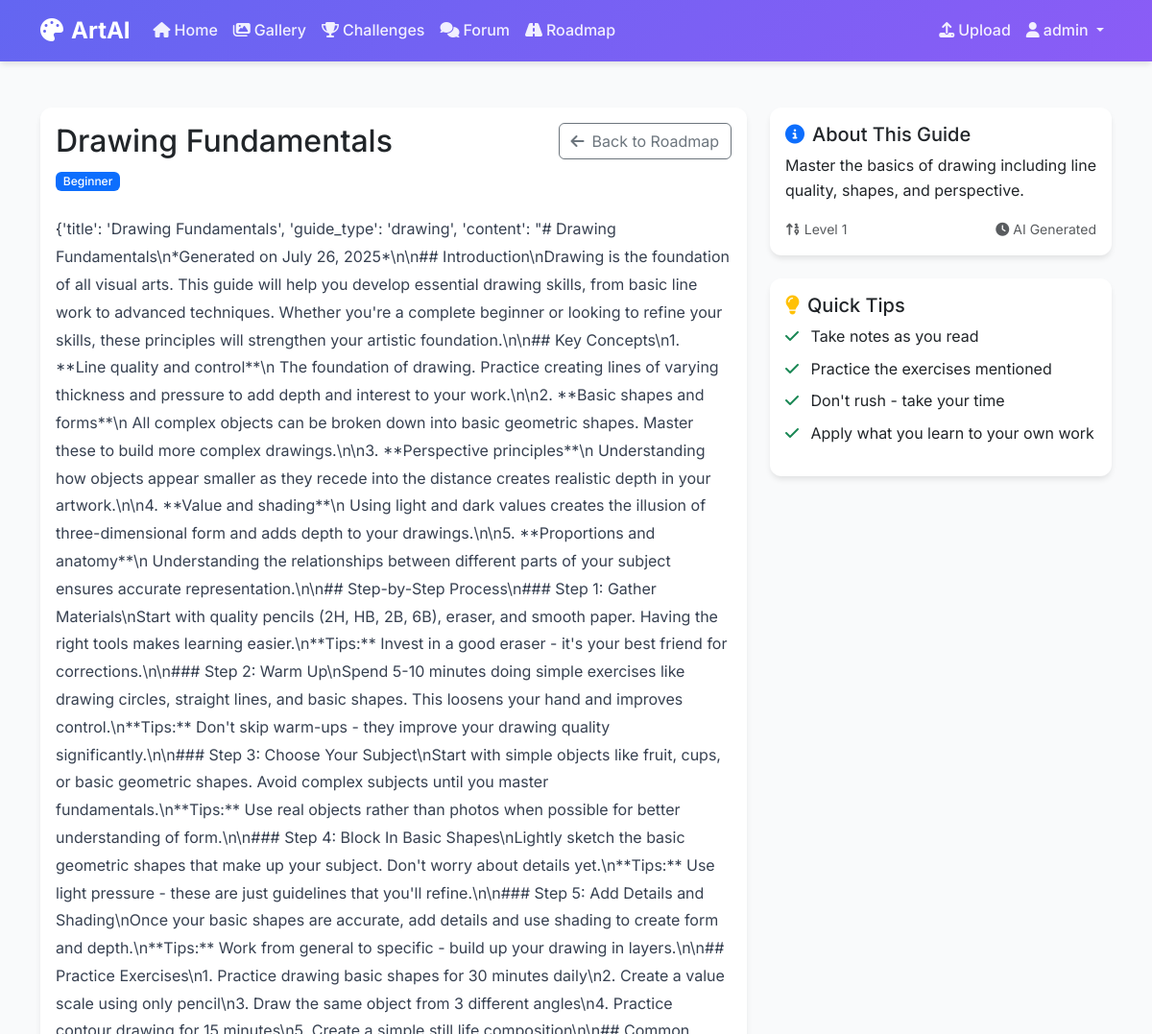
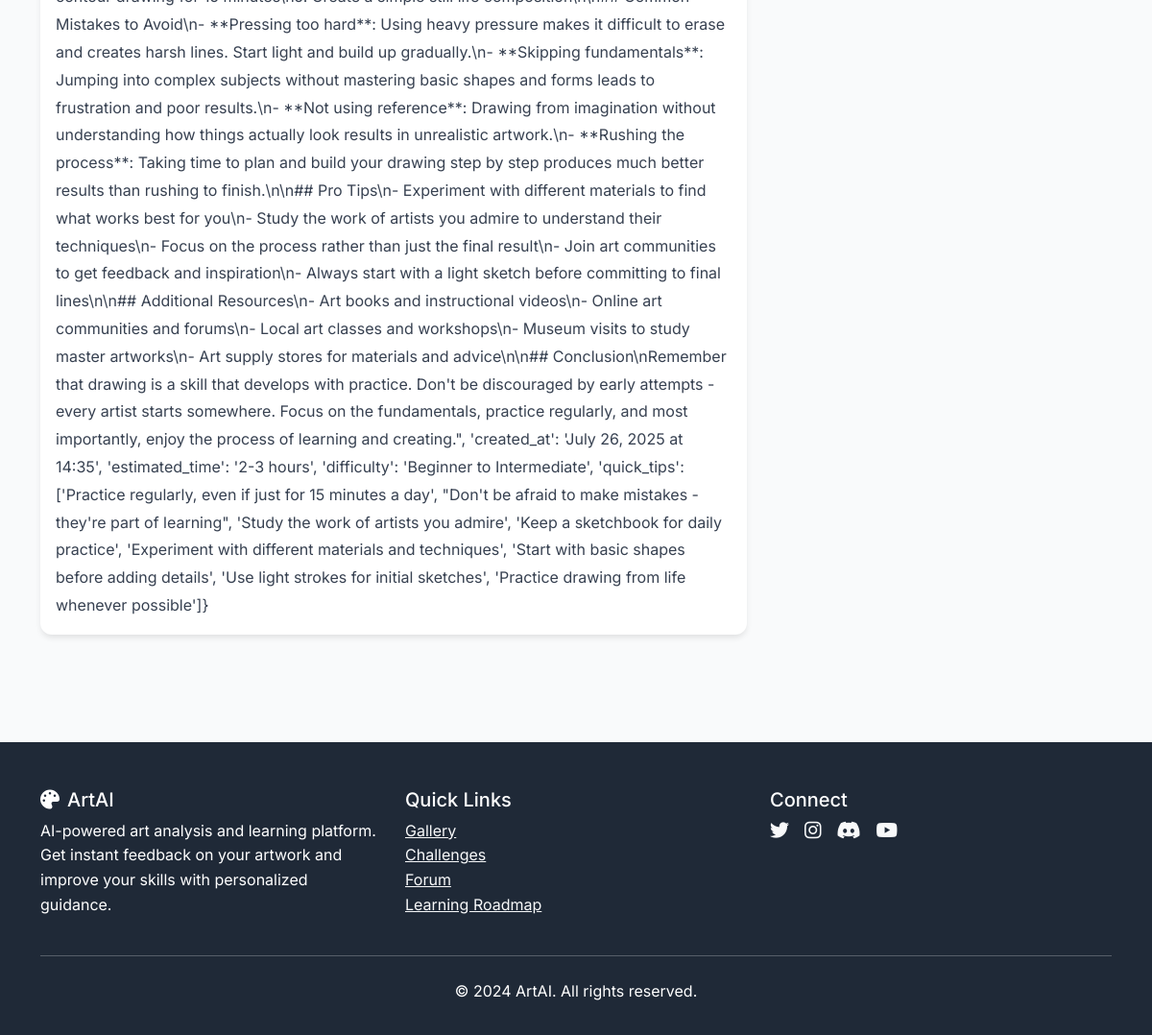
The app's page /ai_guide/1 (signed in) with its own data (2 pictures, top to bottom).
### app.py (models this page shows)
class User(UserMixin, db.Model):
    id = db.Column(db.Integer, primary_key=True)
    username = db.Column(db.String(80), unique=True, nullable=False)
    email = db.Column(db.String(120), unique=True, nullable=False)
    password_hash = db.Column(db.String(120), nullable=False)
    profile_picture = db.Column(db.String(200), default='default.jpg')
    bio = db.Column(db.Text, default='')
    join_date = db.Column(db.DateTime, default=datetime.utcnow)
    is_admin = db.Column(db.Boolean, default=False)
    level = db.Column(db.Integer, default=1)
    experience = db.Column(db.Integer, default=0)
    artworks = db.relationship('Artwork', backref='artist', lazy=True)
    forum_posts = db.relationship('ForumPost', backref='author', lazy=True)
    comments = db.relationship('Comment', backref='author', lazy=True)
    challenge_submissions = db.relationship('ChallengeSubmission', backref='user', lazy=True)

class LearningPath(db.Model):
    id = db.Column(db.Integer, primary_key=True)
    title = db.Column(db.String(100), nullable=False)
    description = db.Column(db.Text)
    difficulty = db.Column(db.String(20), default='Beginner')
    order = db.Column(db.Integer, default=0)
    is_active = db.Column(db.Boolean, default=True)

### app.py (the view)
@app.route('/ai_guide/<int:path_id>')
@login_required
def ai_guide(path_id):
    learning_path = LearningPath.query.get_or_404(path_id)
    guide_content = ai_guide_generator.generate_guide(learning_path.title, learning_path.description)
    return render_template('ai_guide.html', learning_path=learning_path, guide_content=guide_content)

### ai_guide_generator.py (called while the page is built, shortened)
    def generate_guide(self, title, description):
        try:
            guide_type = self._determine_guide_type(title, description)
            guide_content = self._create_guide_content(guide_type, title)
            return {
                'title': title,
                'guide_type': guide_type,
                'content': guide_content,
                'created_at': datetime.now().strftime('%B %d, %Y at %H:%M'),
                'estimated_time': self._get_estimated_time(guide_type),
                'difficulty': self._get_difficulty(guide_type),
                'quick_tips': self._get_quick_tips(guide_type)
            }
        except Exception as e:
            print(f"Error generating guide: {e}")
            return self._generate_fallback_guide(title)

    def _determine_guide_type(self, title, description):
        title_lower = title.lower()
        desc_lower = description.lower() if description else ""
        if any(word in title_lower for word in ['draw', 'sketch', 'line']):
            return 'drawing'
        elif any(word in title_lower for word in ['composition', 'layout', 'arrange']):
            return 'composition'
        elif any(word in title_lower for word in ['color', 'palette', 'hue']):
            return 'color_theory'
        else:
            return 'drawing'

    def _get_concepts(self, guide_type):
        if guide_type == 'drawing':
            return self.techniques['drawing']['fundamentals'][:5]
        elif guide_type in ['watercolor', 'oil', 'acrylic', 'digital']:
            return self.techniques['painting'][guide_type][:5]
        elif guide_type == 'composition':
            return self.techniques['composition'][:5]
        elif guide_type == 'color_theory':
            return self.techniques['color_theory'][:5]
        else:
            return self.techniques['drawing']['fundamentals'][:5]

    def _get_exercises(self, guide_type):
        if guide_type == 'drawing':
            return self.exercises['beginner']
        else:
            return self.exercises['beginner']

    def _get_estimated_time(self, guide_type):
        time_estimates = {
            'drawing': '2-3 hours',
            'watercolor': '3-4 hours',
            'oil': '4-6 hours',
            'acrylic': '2-3 hours',
            'digital': '2-4 hours',
            'painting': '3-5 hours',
            'composition': '1-2 hours',
            'color_theory': '2-3 hours'
        }
        return time_estimates.get(guide_type, '2-3 hours')

### templates/ai_guide.html (shortened to what this page needs)
{% extends "base.html" %}
{% block content %}
<div class="container py-5">
    <div class="row">
        <div class="col-lg-8">
            <div class="card">
                <div class="card-body">
                    <div class="d-flex justify-content-between align-items-start mb-4">
                        <div>
                            <h1 class="h2 mb-2">{{ learning_path.title }}</h1>
                            <span class="badge bg-primary">{{ learning_path.difficulty }}</span>
                        </div>
                        <a href="{{ url_for('roadmap') }}" class="btn btn-outline-secondary">
                            <i class="fas fa-arrow-left me-2"></i>Back to Roadmap
                        </a>
                    </div>
                    <div class="guide-content">
                        {{ guide_content|safe }}
                    </div>
                </div>
            </div>
        </div>
        <div class="col-lg-4">
            <div class="card mb-4">
                <div class="card-body">
                    <h5 class="card-title">
                        <i class="fas fa-info-circle me-2 text-primary"></i>About This Guide
                    </h5>
                    <p class="card-text">{{ learning_path.description }}</p>
                    <div class="d-flex justify-content-between align-items-center">
                        <small class="text-muted">
                            <i class="fas fa-sort-numeric-up me-1"></i>Level {{ learning_path.order }}
                        </small>
                        <small class="text-muted">
                            <i class="fas fa-clock me-1"></i>AI Generated
                        </small>
                    </div>
                </div>
            </div>
            <div class="card">
                <div class="card-body">
                    <h5 class="card-title">
                        <i class="fas fa-lightbulb me-2 text-warning"></i>Quick Tips
                    </h5>
                    <ul class="list-unstyled">
                        <li class="mb-2">
                            <i class="fas fa-check text-success me-2"></i>
                            Take notes as you read
                        </li>
                        <li class="mb-2">
                            <i class="fas fa-check text-success me-2"></i>
                            Practice the exercises mentioned
                        </li>
                        <li class="mb-2">
                            <i class="fas fa-check text-success me-2"></i>
                            Don't rush - take your time
                        </li>
                        <li class="mb-2">
                            <i class="fas fa-check text-success me-2"></i>
                            Apply what you learn to your own work
                        </li>
                    </ul>
                </div>
            </div>
        </div>
    </div>
</div>
{% endblock %}

### templates/base.html (shortened to what this page needs)
<!DOCTYPE html>
<html lang="en">
<head>
    <link href="https://cdn.jsdelivr.net/npm/bootstrap@5.3.0/dist/css/bootstrap.min.css" rel="stylesheet">
    <link rel="stylesheet" href="https://cdnjs.cloudflare.com/ajax/libs/font-awesome/6.4.0/css/all.min.css">
</head>
<body>
    <nav class="navbar navbar-expand-lg navbar-dark">
        <div class="container">
            <a class="navbar-brand" href="{{ url_for('index') }}">
                <i class="fas fa-palette me-2"></i>ArtAI
            </a>
            <div class="collapse navbar-collapse" id="navbarNav">
                <ul class="navbar-nav me-auto">
                    <li class="nav-item">
                        <a class="nav-link" href="{{ url_for('index') }}">
                            <i class="fas fa-home me-1"></i>Home
                        </a>
                    </li>
                    <li class="nav-item">
                        <a class="nav-link" href="{{ url_for('gallery') }}">
                            <i class="fas fa-images me-1"></i>Gallery
                        </a>
                    </li>
                    <li class="nav-item">
                        <a class="nav-link" href="{{ url_for('challenges') }}">
                            <i class="fas fa-trophy me-1"></i>Challenges
                        </a>
                    </li>
                    <li class="nav-item">
                        <a class="nav-link" href="{{ url_for('forum') }}">
                            <i class="fas fa-comments me-1"></i>Forum
                        </a>
                    </li>
                    <li class="nav-item">
                        <a class="nav-link" href="{{ url_for('roadmap') }}">
                            <i class="fas fa-road me-1"></i>Roadmap
                        </a>
                    </li>
                </ul>
                <ul class="navbar-nav">
                    {% if current_user.is_authenticated %}
                        <li class="nav-item">
                            <a class="nav-link" href="{{ url_for('upload_artwork') }}">
                                <i class="fas fa-upload me-1"></i>Upload
                            </a>
                        </li>
                        <li class="nav-item dropdown">
                            <a class="nav-link dropdown-toggle" href="#" id="navbarDropdown" role="button" data-bs-toggle="dropdown">
                                <i class="fas fa-user me-1"></i>{{ current_user.username }}
                            </a>
                        </li>
                    {% endif %}
                </ul>
            </div>
        </div>
    </nav>
    <main>
        {% block content %}{% endblock %}
    </main>
    <footer class="footer">
        <div class="container">
            <div class="row">
                <div class="col-md-4">
                    <h5><i class="fas fa-palette me-2"></i>ArtAI</h5>
                    <p>AI-powered art analysis and learning platform. Get instant feedback on your artwork and improve your skills with personalized guidance.</p>
                </div>
                <div class="col-md-4">
                    <h5>Quick Links</h5>
                    <ul class="list-unstyled">
                        <li><a href="{{ url_for('gallery') }}" class="text-light">Gallery</a></li>
                        <li><a href="{{ url_for('challenges') }}" class="text-light">Challenges</a></li>
                        <li><a href="{{ url_for('forum') }}" class="text-light">Forum</a></li>
                        <li><a href="{{ url_for('roadmap') }}" class="text-light">Learning Roadmap</a></li>
                    </ul>
                </div>
                <div class="col-md-4">
                    <h5>Connect</h5>
                    <div class="d-flex gap-3">
                        <a href="#" class="text-light"><i class="fab fa-twitter fa-lg"></i></a>
                        <a href="#" class="text-light"><i class="fab fa-instagram fa-lg"></i></a>
                        <a href="#" class="text-light"><i class="fab fa-discord fa-lg"></i></a>
                        <a href="#" class="text-light"><i class="fab fa-youtube fa-lg"></i></a>
                    </div>
                </div>
            </div>
            <hr class="my-4">
            <div class="text-center">
                <p>&copy; 2024 ArtAI. All rights reserved.</p>
            </div>
        </div>
    </footer>
</body>
</html>

### templates/base.html (style rules this page uses)
:root { --primary-color: #6366f1; --secondary-color: #8b5cf6; --accent-color: #f59e0b; --success-color: #10b981; --danger-color: #ef4444; --dark-color: #1f2937; --light-color: #f9fafb; --text-color: #374151; --border-color: #e5e7eb; }
* { margin: 0; padding: 0; box-sizing: border-box; }
body { font-family: 'Inter', sans-serif; line-height: 1.6; color: var(--text-color); background-color: var(--light-color); }
.navbar { background: linear-gradient(135deg, var(--primary-color), var(--secondary-color)); box-shadow: 0 4px 6px -1px rgba(0, 0, 0, 0.1); }
.navbar-brand { font-weight: 700; font-size: 1.5rem; color: white !important; }
.nav-link { color: rgba(255, 255, 255, 0.9) !important; font-weight: 500; transition: all 0.3s ease; }
.card { border: none; border-radius: 12px; box-shadow: 0 4px 6px -1px rgba(0, 0, 0, 0.1); transition: all 0.3s ease; overflow: hidden; }
.footer { background: var(--dark-color); color: white; padding: 3rem 0 1rem; margin-top: 4rem; }
.badge { border-radius: 6px; font-weight: 500; }

### templates/ai_guide.html (style rules this page uses)
.guide-content { line-height: 1.8; color: var(--text-color); }

### records on screen
User: username "admin"
LearningPath: title "Drawing Fundamentals", difficulty "Beginner", description "Master the basics of drawing including line quality, shapes, and perspective.", order "1"
